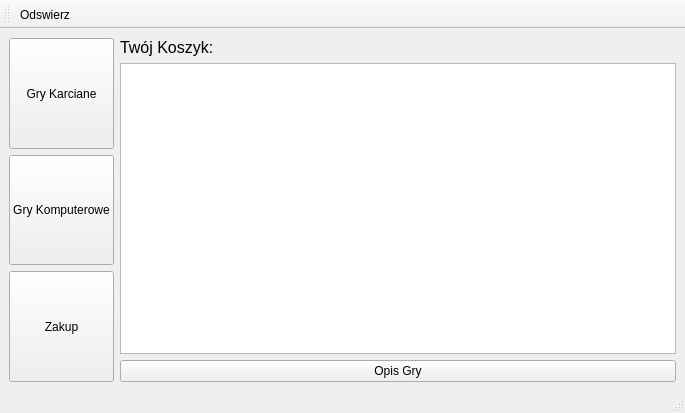
<?xml version="1.0" encoding="UTF-8"?>
<ui version="4.0">
 <class>MainWindow</class>
 <widget class="QMainWindow" name="MainWindow">
  <property name="geometry">
   <rect>
    <x>0</x>
    <y>0</y>
    <width>685</width>
    <height>413</height>
   </rect>
  </property>
  <property name="windowTitle">
   <string>MainWindow</string>
  </property>
  <widget class="QWidget" name="centralwidget">
   <layout class="QHBoxLayout" name="horizontalLayout_2">
    <item>
     <layout class="QHBoxLayout" name="horizontalLayout">
      <item>
       <layout class="QVBoxLayout" name="verticalLayout_2">
        <item>
         <widget class="QPushButton" name="wyswietlKarciane_pushButton">
          <property name="sizePolicy">
           <sizepolicy hsizetype="Minimum" vsizetype="Expanding">
            <horstretch>0</horstretch>
            <verstretch>0</verstretch>
           </sizepolicy>
          </property>
          <property name="text">
           <string>Gry Karciane</string>
          </property>
         </widget>
        </item>
        <item>
         <widget class="QPushButton" name="wyswietlKomputerowe_pushButton">
          <property name="sizePolicy">
           <sizepolicy hsizetype="Minimum" vsizetype="Expanding">
            <horstretch>0</horstretch>
            <verstretch>0</verstretch>
           </sizepolicy>
          </property>
          <property name="text">
           <string>Gry Komputerowe</string>
          </property>
         </widget>
        </item>
        <item>
         <widget class="QPushButton" name="zakup_pushButton">
          <property name="sizePolicy">
           <sizepolicy hsizetype="Minimum" vsizetype="Expanding">
            <horstretch>0</horstretch>
            <verstretch>0</verstretch>
           </sizepolicy>
          </property>
          <property name="text">
           <string>Zakup</string>
          </property>
         </widget>
        </item>
       </layout>
      </item>
      <item>
       <layout class="QVBoxLayout" name="verticalLayout">
        <item>
         <widget class="QLabel" name="label">
          <property name="font">
           <font>
            <pointsize>12</pointsize>
           </font>
          </property>
          <property name="text">
           <string>Twój Koszyk:</string>
          </property>
         </widget>
        </item>
        <item>
         <widget class="QListWidget" name="listWidget">
          <property name="sizePolicy">
           <sizepolicy hsizetype="Expanding" vsizetype="Expanding">
            <horstretch>0</horstretch>
            <verstretch>0</verstretch>
           </sizepolicy>
          </property>
         </widget>
        </item>
        <item>
         <widget class="QPushButton" name="wyswietlOpis_pushButton">
          <property name="text">
           <string>Opis Gry</string>
          </property>
         </widget>
        </item>
       </layout>
      </item>
     </layout>
    </item>
   </layout>
  </widget>
  <widget class="QStatusBar" name="statusbar"/>
  <widget class="QToolBar" name="toolBar">
   <property name="windowTitle">
    <string>toolBar</string>
   </property>
   <attribute name="toolBarArea">
    <enum>TopToolBarArea</enum>
   </attribute>
   <attribute name="toolBarBreak">
    <bool>false</bool>
   </attribute>
   <addaction name="actionOdswierz"/>
  </widget>
  <action name="actionOdswierz">
   <property name="text">
    <string>Odswierz</string>
   </property>
  </action>
 </widget>
 <resources/>
 <connections/>
</ui>
